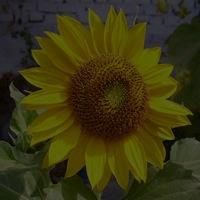
%> input picture IIVP Lab/Lab 1 + 2/Lab1/new_pic.jpg, 200 x 200 px
$ octave que22.m   (GNU Octave 9; MATLAB toolbox functions it lacks are replaced by stand-ins)
%> lines starting %> are read from the running program, lines starting %| are printed output that depends on the picture
in1 = imread('new_pic.jpg');
%> in1 is the input picture: size 200x200x3 uint8; mean R, G, B 58.1, 52.9, 17.7
subplot(2,2,1), imshow(in1);
%in2 = in1(:,end:-1:1,:);
%subplot(2,2,2), imshow(in2);
im1 = imread('new_pic.jpg');
im3 = imresize(im1,[100,200]);
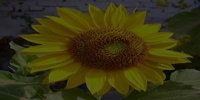
%> im3: size 100x200x3 uint8; mean R, G, B 58.1, 52.9, 17.7
im2 = imread('new_pic.jpg');
im4 = imresize(im2,[100,200]);
H = [im3 im4];
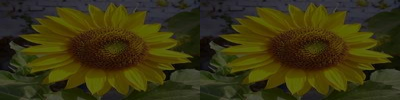
%> H: size 100x400x3 uint8; mean R, G, B 58.1, 52.9, 17.7; mean of the top-left, top-right, bottom-left and bottom-right quarters 44.6, 44.6, 41.2, 41.2
subplot(2,2,3), imshow(H)
V = [im3;im4];
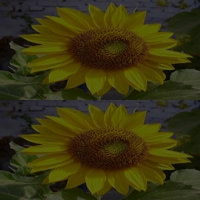
%> V: size 200x200x3 uint8; mean R, G, B 58.1, 52.9, 17.7; mean of the top-left, top-right, bottom-left and bottom-right quarters 42.3, 43.5, 42.3, 43.5
subplot(2,2,4), imshow(V)
